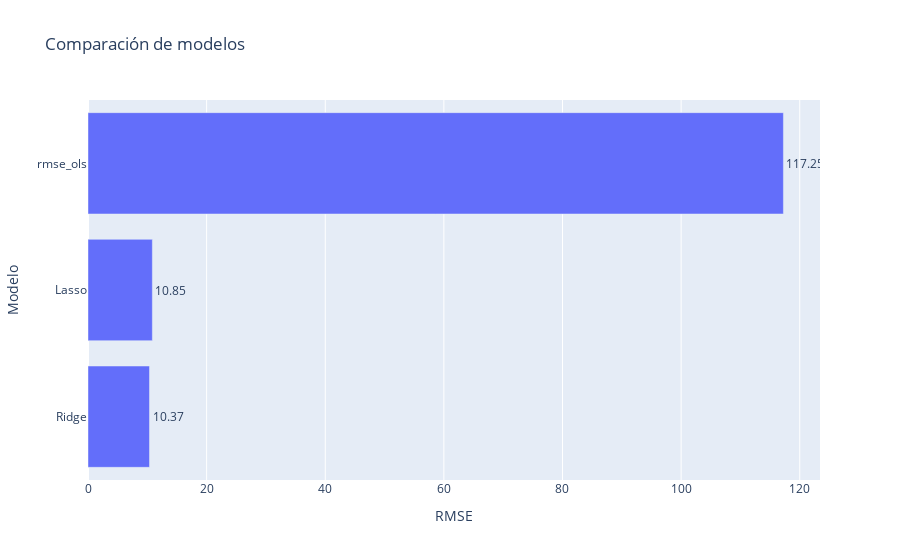

Notebook code for this chart:
### Markdown cell above
Se compara el error de test (rmse) de los 4 modelos

### Code cell
import pandas as pd
import plotly.express as px

# Crear el DataFrame
df_comparacion = pd.DataFrame({
    'modelo': ['rmse_ols', 'Ridge', 'Lasso'],
    'test rmse': [rmse_ols, rmse_ridge, rmse_lasso]
})

# Crear gráfico dinámico con Plotly
fig = px.bar(
    df_comparacion,
    x='test rmse',
    y='modelo',
    orientation='h',  # Barras horizontales
    title='Comparación de modelos',
    labels={'test rmse': 'RMSE', 'modelo': 'Modelo'},
    text='test rmse'  # Mostrar valores en las barras
)

# Mejorar diseño
fig.update_traces(texttemplate='%{text:.2f}', textposition='outside')  # Formato de valores
fig.update_layout(
    xaxis_title="RMSE",
    yaxis_title="Modelo",
    yaxis=dict(categoryorder='total ascending')  # Ordenar de menor a mayor
)

# Mostrar el gráfico
fig.show()

### Figure 1 — Plotly figure (JSON) as saved in the notebook; plotly's stock layout.template omitted (floating-point values rounded to 4 significant figures)
{"data": [{"alignmentgroup": "True", "hovertemplate": "RMSE=%{text}<br>Modelo=%{y}<extra></extra>", "legendgroup": "", "marker": {"color": "#636efa", "pattern": {"shape": ""}}, "name": "", "offsetgroup": "", "orientation": "h", "showlegend": false, "text": [117.2, 10.37, 10.85], "textposition": "outside", "texttemplate": "%{text:.2f}", "type": "bar", "x": [117.2, 10.37, 10.85], "xaxis": "x", "y": ["rmse_ols", "Ridge", "Lasso"], "yaxis": "y"}], "layout": {"barmode": "relative", "legend": {"tracegroupgap": 0}, "title": {"text": "Comparación de modelos"}, "xaxis": {"anchor": "y", "domain": [0, 1], "title": {"text": "RMSE"}}, "yaxis": {"anchor": "x", "categoryorder": "total ascending", "domain": [0, 1], "title": {"text": "Modelo"}}}}
